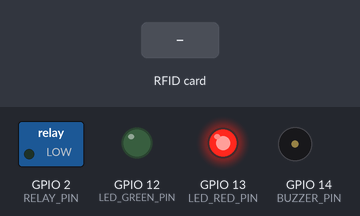
Recording of a sketch running on a simulated ESP32. Parts: switched loads named in the sketch (green lamp = pin HIGH), output pins drawn as LEDs (lit = HIGH), buzzer (waves = sounding, pin HIGH). Dashed ring = blinking. The test bench sets the inputs (shaded band). WiFi joins after 1.5 s; servers stay silent unless stated; uploads are accepted with an empty reply; what the sketch prints to the serial monitor is not drawn.

Above: at 3.0 s.
3.1 s: RFID card 5E 7A 19 C4 held to the reader
At 3.41 s:
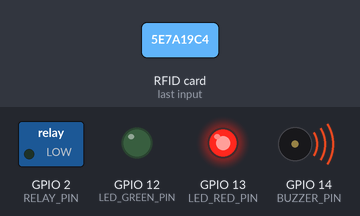
At 4.26 s:
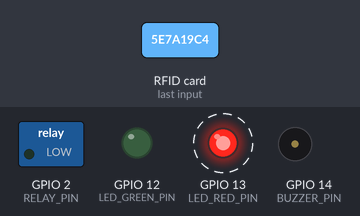
Timing chart, 0 to 6.1 s (numbered marks = the images above; inputs shaded):
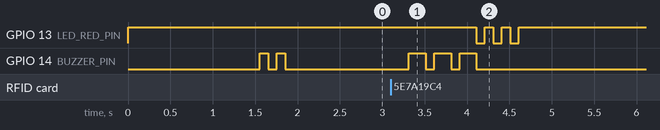

The sketch:

nfc_door_client_MFRC522.ino
```cpp
// (licence header left out)
#include "config.h"
#include <HTTPClient.h>
#include <ArduinoJson.h>
#include <MFRC522.h>
#include <SPI.h>

#ifdef USE_ETHERNET
  #include <Ethernet.h>
  EthernetClient networkClient;
#else
  #include <WiFi.h>
  WiFiClient networkClient;
#endif

MFRC522 mfrc522(SS_PIN, RST_PIN);
HTTPClient http;

unsigned long lastCardTime = 0;
bool doorLocked = true;
unsigned long doorUnlockTime = 0;

void setup() {
  if (DEBUG_SERIAL) {
    Serial.begin(SERIAL_BAUD);
    Serial.println("NFC Door Control Client Starting...");
  }

  // Initialize pins
  pinMode(RELAY_PIN, OUTPUT);
  pinMode(LED_GREEN_PIN, OUTPUT);
  pinMode(LED_RED_PIN, OUTPUT);
  pinMode(BUZZER_PIN, OUTPUT);
  pinMode(CONTACT_PIN, INPUT);

  // Initial state
  digitalWrite(RELAY_PIN, LOW);   // Door locked
  digitalWrite(LED_GREEN_PIN, LOW);
  digitalWrite(LED_RED_PIN, HIGH); // Red LED on (locked)

  // Initialize SPI and MFRC522
  SPI.begin();
  mfrc522.PCD_Init();

  // Connect to network
  connectToNetwork();

  if (DEBUG_SERIAL) {
    Serial.println("System ready. Waiting for NFC cards...");
  }

  // Success beep
  beep(2, 100);
}

void loop() {
  // Check network connection
  #ifdef USE_ETHERNET
    if (Ethernet.linkStatus() == LinkOFF) {
      if (DEBUG_SERIAL) {
        Serial.println("Ethernet disconnected. Reconnecting...");
      }
      connectToNetwork();
    }
  #else
    if (WiFi.status() != WL_CONNECTED) {
      if (DEBUG_SERIAL) {
        Serial.println("WiFi disconnected. Reconnecting...");
      }
      connectToNetwork();
    }
  #endif

  // Check if door should be locked again
  if (!doorLocked && millis() - doorUnlockTime > DOOR_UNLOCK_TIME) {
    lockDoor();
  }

  // Check for new NFC card
  if (mfrc522.PICC_IsNewCardPresent() && mfrc522.PICC_ReadCardSerial()) {
    if (millis() - lastCardTime > CARD_READ_DELAY) {
      handleNFCCard();
      lastCardTime = millis();
    }
    mfrc522.PICC_HaltA();
  }

  // Check if box is opened
  //if (digitalRead)

  delay(100);
}

void connectToNetwork() {
  #ifdef USE_ETHERNET
    if (DEBUG_SERIAL) {
      Serial.print("Connecting to Ethernet");
    }

    #ifdef ip
      Ethernet.begin(mac, ip);
    #else
      Ethernet.begin(mac);
    #endif

    unsigned long startTime = millis();
    while (Ethernet.linkStatus() == LinkOFF && millis() - startTime < NETWORK_TIMEOUT) {
      delay(500);
      if (DEBUG_SERIAL) {
        Serial.print(".");
      }
    }

    if (Ethernet.linkStatus() == LinkON) {
      if (DEBUG_SERIAL) {
        Serial.println();
        Serial.print("Ethernet connected! IP: ");
        Serial.println(Ethernet.localIP());
      }
    } else {
      if (DEBUG_SERIAL) {
        Serial.println();
        Serial.println("Ethernet connection failed!");
      }
    }
  #else
    WiFi.begin(WIFI_SSID, WIFI_PASSWORD);

    if (DEBUG_SERIAL) {
      Serial.print("Connecting to WiFi");
    }

    unsigned long startTime = millis();
    while (WiFi.status() != WL_CONNECTED && millis() - startTime < NETWORK_TIMEOUT) {
      delay(500);
      if (DEBUG_SERIAL) {
        Serial.print(".");
      }
    }

    if (WiFi.status() == WL_CONNECTED) {
      if (DEBUG_SERIAL) {
        Serial.println();
        Serial.print("WiFi connected! IP: ");
        Serial.println(WiFi.localIP());
      }
    } else {
      if (DEBUG_SERIAL) {
        Serial.println();
        Serial.println("WiFi connection failed!");
      }
    }
  #endif
}

void handleNFCCard() {
  String tagId = getTagId();

  if (DEBUG_SERIAL) {
    Serial.print("NFC Tag detected: ");
    Serial.println(tagId);
  }

  // Validate tag with server
  bool accessGranted = validateTag(tagId);

  if (accessGranted) {
    unlockDoor();
  } else {
    denyAccess();
  }
}

String getTagId() {
  String tagId = "";
  for (byte i = 0; i < mfrc522.uid.size; i++) {
    if (mfrc522.uid.uidByte[i] < 0x10) {
      tagId += "0";
    }
    tagId += String(mfrc522.uid.uidByte[i], HEX);
  }
  tagId.toUpperCase();
  return tagId;
}

bool validateTag(String tagId) {
  #ifdef USE_ETHERNET
    if (Ethernet.linkStatus() == LinkOFF) {
      if (DEBUG_SERIAL) {
        Serial.println("No Ethernet connection - access denied");
      }
      return false;
    }
  #else
    if (WiFi.status() != WL_CONNECTED) {
      if (DEBUG_SERIAL) {
        Serial.println("No WiFi connection - access denied");
      }
      return false;
    }
  #endif

  // Create JSON payload
  DynamicJsonDocument doc(201);
  doc["tagId"] = tagId;
  doc["clientId"] = CLIENT_ID;

  String payload;
  serializeJson(doc, payload);

  if (DEBUG_SERIAL) {
    Serial.print("Sending request: ");
    Serial.println(payload);
  }

  bool accessGranted = false;

  #ifdef USE_ETHERNET
    // Manual HTTP request for Ethernet
    // Parse host and port from SERVER_HOST and SERVER_PORT
    if (networkClient.connect(SERVER_HOST, SERVER_PORT)) {
      networkClient.println("POST /tags/validate HTTP/1.1");
      networkClient.println("Host: " + String(SERVER_HOST));
      networkClient.println("Content-Type: application/json");
      networkClient.println("Connection: close");
      networkClient.print("Content-Length: ");
      networkClient.println(payload.length());
      networkClient.println();
      networkClient.println(payload);

      // Read response
      while (networkClient.connected() && !networkClient.available()) {
        delay(1);
      }

      bool headersPassed = false;
      String response = "";
      while (networkClient.available()) {
        String line = networkClient.readStringUntil('\n');
        if (line == "\r") {
          headersPassed = true;
        } else if (headersPassed) {
          response += line;
        }
      }

      networkClient.stop();

      if (DEBUG_SERIAL) {
        Serial.print("Server response: ");
        Serial.println(response);
      }

      DynamicJsonDocument responseDoc(201);
      deserializeJson(responseDoc, response);
      accessGranted = responseDoc["allowed"] | false;
    } else {
      if (DEBUG_SERIAL) {
        Serial.println("Connection failed");
      }
    }
  #else
    // Use HTTPClient for WiFi
    String url = "http://" + String(SERVER_HOST) + ":" + String(SERVER_PORT) + "/tags/validate";
    http.begin(networkClient, url);
    http.addHeader("Content-Type", "application/json");
    http.setTimeout(HTTP_TIMEOUT);

    int httpResponseCode = http.POST(payload);

    if (httpResponseCode == 201) {
      String response = http.getString();

      if (DEBUG_SERIAL) {
        Serial.print("Server response: ");
        Serial.println(response);
      }

      DynamicJsonDocument responseDoc(201);
      deserializeJson(responseDoc, response);

      accessGranted = responseDoc["allowed"] | false;
    } else {
      if (DEBUG_SERIAL) {
        Serial.print("HTTP Error: ");
        Serial.println(httpResponseCode);
      }
    }

    http.end();
  #endif

  return accessGranted;
}

void unlockDoor() {
  if (DEBUG_SERIAL) {
    Serial.println("Access granted - unlocking door");
  }

  doorLocked = false;
  doorUnlockTime = millis();

  // Unlock door
  digitalWrite(RELAY_PIN, HIGH);

  // Green LED
  digitalWrite(LED_RED_PIN, LOW);
  digitalWrite(LED_GREEN_PIN, HIGH);

  // Success beep
  beep(1, 500);
}

void lockDoor() {
  if (DEBUG_SERIAL) {
    Serial.println("Locking door");
  }

  doorLocked = true;

  // Lock door
  digitalWrite(RELAY_PIN, LOW);

  // Red LED
  digitalWrite(LED_GREEN_PIN, LOW);
  digitalWrite(LED_RED_PIN, HIGH);
}

void denyAccess() {
  if (DEBUG_SERIAL) {
    Serial.println("Access denied");
  }

  // Error beep
  beep(3, 200);

  // Flash red LED
  for (int i = 0; i < 3; i++) {
    digitalWrite(LED_RED_PIN, LOW);
    delay(100);
    digitalWrite(LED_RED_PIN, HIGH);
    delay(100);
  }
}

void beep(int count, int duration) {
  for (int i = 0; i < count; i++) {
    digitalWrite(BUZZER_PIN, HIGH);
    delay(duration);
    digitalWrite(BUZZER_PIN, LOW);
    if (i < count - 1) {
      delay(100);
    }
  }
}
```

config.h
```cpp
// (licence header left out)
#ifndef CONFIG_H
#define CONFIG_H

// Network Configuration - Uncomment to use Ethernet instead of WiFi
// #define USE_ETHERNET

#ifdef USE_ETHERNET
  // Ethernet Configuration
  byte mac[] = { 0xDE, 0xAD, 0xBE, 0xEF, 0xFE, 0xED };  // MAC address
  IPAddress ip(192, 168, 178, 100);  // Static IP (optional, comment out for DHCP)
#else
  // WiFi Configuration
  const char* WIFI_SSID = "SSID";
  const char* WIFI_PASSWORD = "PASSWORD";
#endif

// Server Configuration
// NOTE: Only HTTP is currently supported (not HTTPS)
const char* SERVER_HOST = "192.168.178.27";  // Server IP or hostname
const int SERVER_PORT = 3005;                 // Server port
const char* CLIENT_ID = "door-001";           // Unique client identifier

// Hardware Pins
#define RST_PIN         22
#define SS_PIN          5
#define RELAY_PIN       2
#define LED_GREEN_PIN   12
#define LED_RED_PIN     13
#define BUZZER_PIN      14
#define CONTACT_PIN     15

// Timing Configuration
#define DOOR_UNLOCK_TIME 3000    // Time door stays unlocked (ms)
#define CARD_READ_DELAY  1000    // Delay between card reads (ms)
#define NETWORK_TIMEOUT  10000   // Network connection timeout (ms)
#define HTTP_TIMEOUT     5000    // HTTP request timeout (ms)

// Debug Configuration
#define DEBUG_SERIAL     true
#define SERIAL_BAUD      115200

#endif
```

Measured:
- after the input at 3.1 s, GPIO 13 (LED_RED_PIN): alternates HIGH for 0.10 s and LOW for 0.10 s, 6 changes in all, then stays HIGH, starting after 1.0 s; GPIO 14 (BUZZER_PIN): alternates HIGH for 0.20 s and LOW for 0.10 s, 6 changes in all, then stays LOW, starting after 0.21 s
